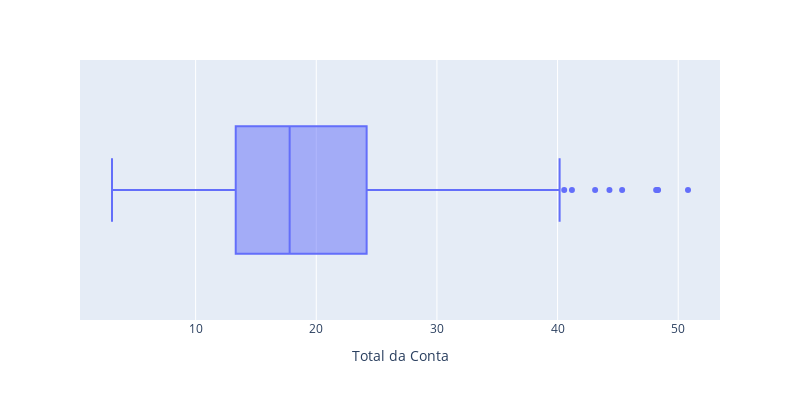

Notebook code cell kept with this figure:
### Markdown cell above
### Boxplot horizontal

### Code cell
px.box(df, 
       x="Total da Conta", # usar x no lugar de y
       width=800, 
       height=400)

### Figure 1 — Plotly figure (JSON) as saved in the notebook; plotly's stock layout.template omitted (floating-point values rounded to 4 significant figures; data arrays with more than 128 entries replaced by an {"elided": "..."} marker saying what was removed)
{"data": [{"alignmentgroup": "True", "hovertemplate": "Total da Conta=%{x}<extra></extra>", "legendgroup": "", "marker": {"color": "#636efa"}, "name": "", "notched": false, "offsetgroup": "", "orientation": "h", "showlegend": false, "type": "box", "x": {"elided": "244 float values"}, "x0": " ", "xaxis": "x", "y0": " ", "yaxis": "y"}], "layout": {"boxmode": "group", "height": 400, "legend": {"tracegroupgap": 0}, "margin": {"t": 60}, "width": 800, "xaxis": {"anchor": "y", "autorange": true, "domain": [0, 1], "range": [0.4178, 53.46], "title": {"text": "Total da Conta"}, "type": "linear"}, "yaxis": {"anchor": "x", "autorange": true, "domain": [0, 1], "range": [-0.5, 0.5], "type": "category"}}}
